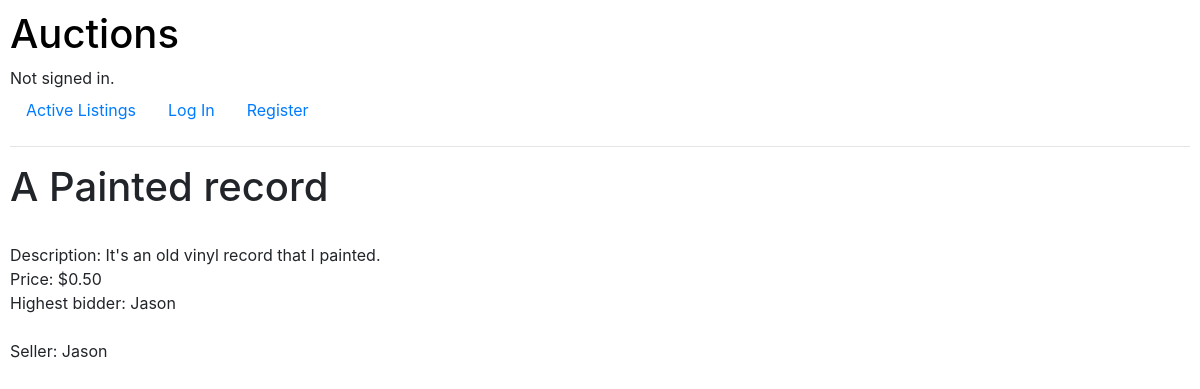
Before: /listing/A Painted record/ with the older database file.
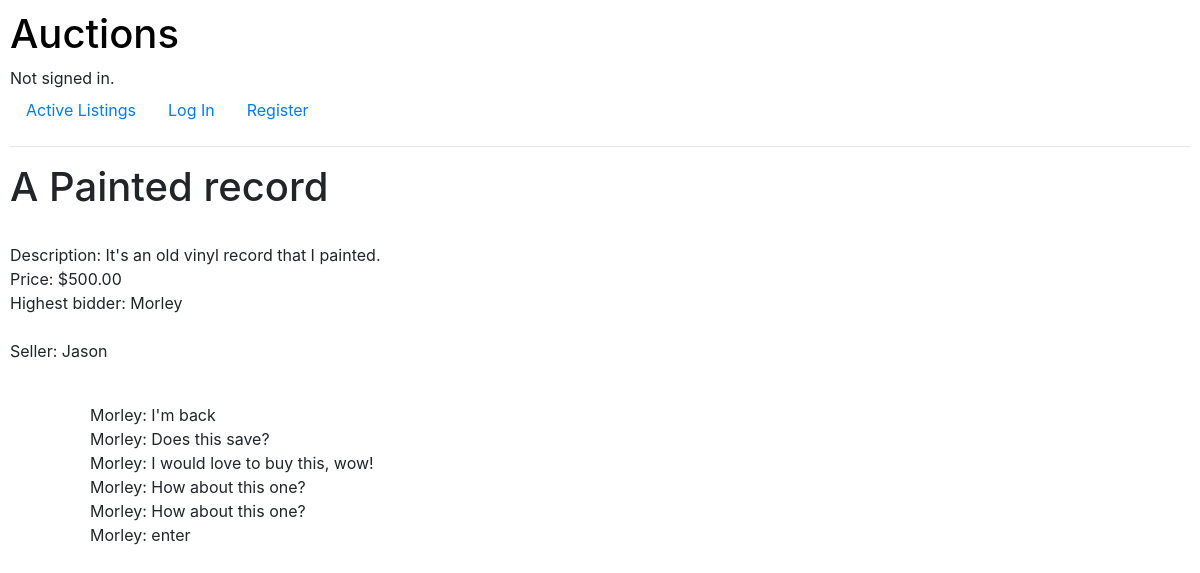
After: the same page with the newer database file.
### auctions/models.py (models this page shows, shortened)
class Listing(models.Model):
    title = models.CharField(max_length=64)
    description = models.TextField()
    imageURL = models.URLField(max_length=220, blank=True)
    current_bid = models.ForeignKey('Bid', on_delete=models.CASCADE, related_name="listing", default=0)
    is_active = models.BooleanField(default=True)
    seller = models.ForeignKey('User', on_delete=models.CASCADE, blank=True, related_name="seller")
    category = models.ForeignKey('Category', on_delete=models.CASCADE, related_name="category")
    created_at = models.DateTimeField(auto_now_add=True)

class Bid(models.Model):
    new_bid = models.DecimalField(max_digits=10, blank=True, decimal_places=2)
    user = models.ForeignKey('User', on_delete=models.CASCADE)

class User(AbstractUser):
    watchlist = models.ManyToManyField('Listing', blank=True, related_name="user_watching")

class Comment(models.Model):
    comment = models.CharField(max_length=180)
    comment_listing = models.ForeignKey('Listing', on_delete=models.SET_NULL, null=True, related_name="comments")
    user = models.ForeignKey('User', on_delete=models.CASCADE, related_name="commentor")
    created_at = models.DateTimeField(auto_now_add=True)

### auctions/views.py (the view)
# urls.py: path("listing/<str:title>/", views.listing, name="listing"),
def listing(request, title):
    listing = Listing.objects.get(title=title)
    if request.method == "GET":
        if request.user.is_authenticated:
            user = request.user
            in_watchlist = False
            is_active = listing.is_active
            userowner = False
            if user.username == listing.seller.username:
                userowner = True
            if listing in user.watchlist.all():
                in_watchlist = True
            won = False
            if listing.current_bid.user == user and not is_active:
                won = True
            comments = Comment.objects.filter(comment_listing=listing).order_by('-created_at')
            return render(request, "auctions/listing.html", {
                "listing": listing,
                "in_watchlist": in_watchlist,
                "userowner": userowner,
                "is_active": is_active,
                "won": won,
                "comments": comments,
            })
        else:
            comments = Comment.objects.filter(comment_listing=listing).order_by('-created_at')
            return render(request, "auctions/listing.html", {
                "listing": listing,
                "comments": comments,
            })

### auctions/templates/auctions/listing.html (shortened to what this page needs)
{% extends "auctions/layout.html" %}
{% block body %}
    <h1>{{ listing.title }}</h1>
    <br>
    <p>
        Description: {{ listing.description }}<br>
        Price: ${{ listing.current_bid.new_bid }}<br>
        Highest bidder: {{ listing.current_bid.user.username }}<br>
        <img src="{{ listing.imageURL }}" style="max-width: 450px;"><br>
        Seller: {{ listing.seller.username }}<br>
    </p>
    <ul><br>
    {% for comment in comments %}
        <ul>
            {{ comment.user.username }}: {{ comment.comment }}
        </ul>
    {% endfor %}
    </ul>
{% endblock %}

### auctions/templates/auctions/layout.html (shortened to what this page needs)
{% load static %}
<!DOCTYPE html>
<html lang="en">
    <head>
        <link rel="stylesheet" href="https://stackpath.bootstrapcdn.com/bootstrap/4.4.1/css/bootstrap.min.css">
        <link href="{% static 'auctions/styles.css' %}" rel="stylesheet">
    </head>
    <body>
        <h1><a href="{% url 'auctions:index' %}" style="color: black; text-decoration: none;">Auctions</h1></a>
        <div>
            {% if user.is_authenticated %}
                Signed in as <strong>{{ user.username }}</strong>
            {% else %}
                Not signed in.
            {% endif %}
        </div>
        <ul class="nav">
            <li class="nav-item">
                <a class="nav-link" href="{% url 'auctions:index' %}">Active Listings</a>
            </li>
            {% if user.is_authenticated %}
                <li class="nav-item">
                    <a class="nav-link" href="{% url 'auctions:create_listing' %}">Create New Listing</a>
                </li>
                <li class="nav-item">
                    <a class="nav-link" href="{% url 'auctions:watchlist' %}">Watchlist</a>
                </li>
                <li>
                    <a class="nav-link" href="{% url 'auctions:wins' %}">Purchases</a>
                </li>
                <li class="nav-item">
                    <a class="nav-link" href="{% url 'auctions:logout' %}">Log Out</a>
                </li>
            {% else %}
                <li class="nav-item">
                    <a class="nav-link" href="{% url 'auctions:login' %}">Log In</a>
                </li>
                <li class="nav-item">
                    <a class="nav-link" href="{% url 'auctions:register' %}">Register</a>
                </li>
            {% endif %}
        </ul>
        <hr>
        {% block body %}
        {% endblock %}
    </body>
</html>

### auctions/static/auctions/styles.css (style rules this page uses)
body { padding: 10px; }

Changed rows visible on the page:
changed Listing "A Painted record": current_bid.new_bid "0.50" → "500.00"; current_bid.user.username "Jason" → "Morley"
added Comment: user.username "Morley", comment "I'm back"
added Comment: user.username "Morley", comment "Does this save?"
added Comment: user.username "Morley", comment "I would love to buy this, wow!"
added Comment: user.username "Morley", comment "How about this one?"
added Comment: user.username "Morley", comment "How about this one?"
added Comment: user.username "Morley", comment "enter"
